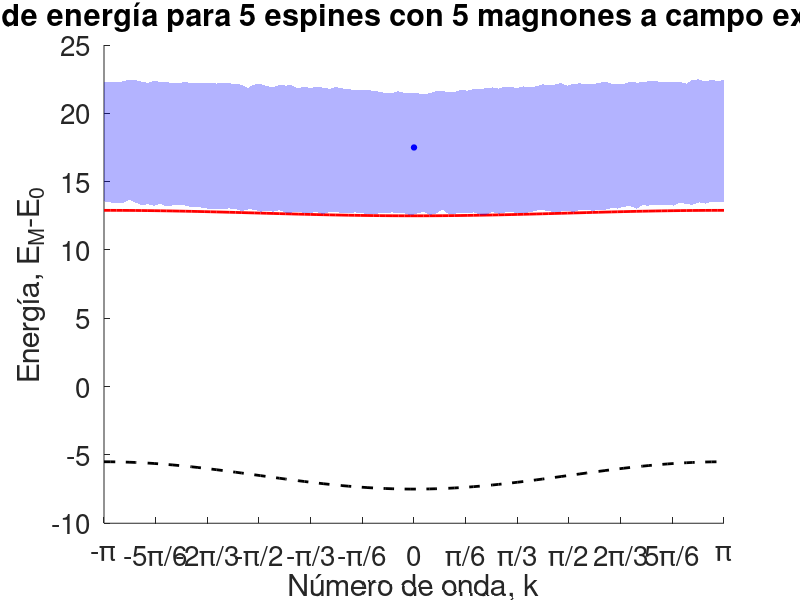

MATLAB code to generate this figure:
%% Script para representar el continuo de M-magnones, el estado ligado 
%% y la dispersión de un solo magnón con campo externo magnético aplicado.
% -------------------------------------------------------------------------
% Este script calcula y grafica el espectro de energía de una cadena de 
% espines bajo un campo magnético externo B, J=hbar=1, incluyendo:
%   1. Dispersión de un solo magnón.
%   2. Estado ligado de M magnones (solución tipo cuerda de Bethe).
%   3. Continuo de energía en límite termodinámico.
%   4. Soluciones de las ecuaciones de Bethe para M=2.
% Estados discretos para cadenas finitas para M>2. 
% -------------------------------------------------------------------------

clear; close all; clc;

%% Parámetros del sistema
N = input('Número de espines (N): ');
M = input('Número de magnones (M): ');
B = input('Intensidad del campo magnético aplicado (B): ');

%% 1. Dispersión de un solo magnón (M>=1)
% -------------------------------------------------------------------------
% Energía de un solo magnón (M=1): E_1 = 1 - cos(k) - B*(N/2 - 1).
% -------------------------------------------------------------------------
Kvec = linspace(-pi, pi, 100); % K ∈ [-π, π]

if M >= 1
    E_1 = 1 - cos(Kvec) - B*(N/2 - 1);
end

%% 2. Estado ligado (M>=2)
% -------------------------------------------------------------------------
% Los estados ligados tienen energía por debajo del continuo.
% Para el modelo XXX, la energía del estado ligado es: 
% E_bound = (1/M)(1 - cos(K)) - B*(N/2 - M).
% -------------------------------------------------------------------------
if M >= 2
    E_bound = (1/M)*(1 - cos(Kvec)) - B*(N/2 - M);
end

%% 3. Continuo de energía para M magnones
% -------------------------------------------------------------------------
% Para M=2, en el límite termodinámico, el continuo va desde:
% E_min = 2(1 - cos(K/2))- B*(N/2 - M), a 
% E_max = 2(1 + cos(K/2))- B*(N/2 - M).
% -------------------------------------------------------------------------
if M==2
    E_min_th = 2 * (1 - cos(Kvec/2)) -B*(N/2 - M);
    E_max_th = 2 * (1 + cos(Kvec/2)) -B*(N/2 - M);

% -------------------------------------------------------------------------
% En el límite termodinámico, el espectro forma un continuo entre energías 
% mínima y máxima, pero no hay una expresión explícita. Se muestrean 
% configuraciones aleatorias de momentos para estimar el continuo si M>2.
% -------------------------------------------------------------------------    
elseif M > 2
    fprintf('Calculando continuo con muestreo aleatorio para M = %d...\n',M);
    N_samples = 5000; % Número de configuraciones aleatorias por K

    E_M_min = zeros(size(Kvec));
    E_M_max = zeros(size(Kvec));
    
    for idx = 1:length(Kvec)
        K = Kvec(idx);
        % Genera M-1 momentos aleatorios (distribución uniforme en [-π, π]).
        rand_momenta = -pi + 2*pi*rand(N_samples, M-1);
         % Calcula el M-ésimo momento para conservar K = sum(k_i).
        k_last = K - sum(rand_momenta, 2);
        % Ajusta k_last al rango [-π, π] (periodicidad).
        k_last = mod(k_last + pi, 2*pi) - pi;
        % Energía total de la configuración (Hamiltoniano XXX con campo B):
        % E = sum_{j=1}^M (1 - cos(k_j)) - B*(N/2 - M).
        E_tot = sum(1 - cos(rand_momenta), 2) + ...
            (1 - cos(k_last)) - B*(N/2 - M);
        % Registra mínimos y máximos para el continuo.
        E_M_min(idx) = min(E_tot);
        E_M_max(idx) = max(E_tot);
    end
end

%% 4. Estados discretos para cadena finita.
% -------------------------------------------------------------------------
% Para cadenas finitas con N espines y M=2, se resuelven las
% ecuaciones de Bethe.
% -------------------------------------------------------------------------
if M == 2
    fprintf('Resolviendo ecuaciones de Bethe para M=2...\n');
    m = 0:(N-1);
    [m1, m2] = meshgrid(m, m);
    idx = m1 < m2;
    m1 = m1(idx);
    m2 = m2(idx);
    total_pairs = length(m1);
    
    K_scatt = zeros(total_pairs, 1);
    E_scatt = zeros(total_pairs, 1);
    valid_solution = false(total_pairs, 1);
    
    max_iter = 200;
    tol = 1e-10;
    
    for p = 1:total_pairs
        % Inicializar momentos
        k0 = [2*pi*m1(p)/N; 2*pi*m2(p)/N];
        
        % Evitar singularidades
        if any(k0 == 0)
            k0(k0 == 0) = 1e-8;
        end
        
        % Función para calcular las soluciones a las ecuaciones de Bethe.
        bethe_residuals = @(k) [
            N*k(1) - 2*pi*m1(p) - 2*acot(0.5*(cot(k(1)/2) - cot(k(2)/2)));
            N*k(2) - 2*pi*m2(p) + 2*acot(0.5*(cot(k(1)/2) - cot(k(2)/2)))
        ];
        
        options = optimset('Display','off', 'TolFun', tol, ...
            'MaxIter', max_iter);
        try
            [ksol, ~, exitflag] = fsolve(bethe_residuals, k0, options);
            if exitflag > 0 && all(isreal(ksol))
                K_total = sum(ksol);
                K_total = mod(K_total + pi, 2*pi) - pi;
                E_total = sum(1 - cos(ksol)) - B*(N/2 - 2);
                
                K_scatt(p) = K_total;
                E_scatt(p) = E_total;
                valid_solution(p) = true;
            end
        catch
            continue;
        end
    end
    
    % Filtrar soluciones válidas
    K_scatt = K_scatt(valid_solution);
    E_scatt = E_scatt(valid_solution);

% -------------------------------------------------------------------------
% Para cadenas finitas con N espines, si M>2, los momentos permitidos son:
% k_n = 2πn/N, donde n = -floor(N/2), ..., ceil(N/2)-1 (periodicidad).
% -------------------------------------------------------------------------
elseif M >= 2
    n_vals = -floor(N/2):(ceil(N/2)-1); % Índices cuánticos
    k_allowed = 2*pi*n_vals/N; % Momentos permitidos
    num_allowed = length(k_allowed);
    combos = nchoosek(1:num_allowed, M);  % Todas las combinaciones de 
                                          % M momentos
    ncomb = size(combos, 1);
    % Manejo computacional: Si hay demasiadas combinaciones, se muestrean:
    max_combos = 1e7; % Umbral para muestreo aleatorio
    if ncomb > max_combos
        fprintf(['El número de combinaciones (%d) es muy alto. ' ...
        'Se muestrearán aleatoriamente 1000000 estados.\n'], ncomb);
        num_samples_finite = min(1000000, ncomb);
        idx_rand = randperm(ncomb, num_samples_finite);
        combos = combos(idx_rand, :);
        ncomb = num_samples_finite;
    end
    % Calcular momentos totales (K) y energías (E) para cada combinación.
    K_finite = zeros(ncomb, 1);
    E_finite = zeros(ncomb, 1);
    for i = 1:ncomb
        k_set = k_allowed(combos(i, :)); % Seleccionar M momentos
        K_tot = sum(k_set); % Momento total
        % Ajustar K_tot al rango [-π, π] (periodicidad)
        K_tot = mod(K_tot + pi, 2*pi) - pi;
        % Calcular energía de la configuración
        E_tot = sum(1 - cos(k_set)) - B*(N/2 - M);
        K_finite(i) = K_tot;
        E_finite(i) = E_tot;
    end
end

%% Graficar resultados
figure; hold on;

% Dispersión de un magnón (línea negra discontinua)
if M >= 1
    plot(Kvec, E_1, 'k--', 'LineWidth', 2);
end

% Estado ligado (curva roja)
if M >= 2
    plot(Kvec, E_bound, 'r-', 'LineWidth', 2);
end

% Continuo de energía (área sombreada en azul)
if M == 2
    fill([Kvec, fliplr(Kvec)], [E_min_th, E_max_th], 'b', ...
        'FaceAlpha', 0.3, 'EdgeColor', 'none');
elseif M > 2
    fill([Kvec, fliplr(Kvec)], [E_M_min, fliplr(E_M_max)], 'b', ...
        'FaceAlpha', 0.3, 'EdgeColor', 'none');
end

% Estados discretos para cadena finita (puntos azules)
if M==2
    plot(K_scatt,E_scatt,'bo','MarkerFaceColor','b','MarkerSize',4);
elseif M >= 2
    plot(K_finite,E_finite,'bo','MarkerFaceColor','b', 'MarkerSize',4);
end

% Configuración del gráfico
xlabel('Número de onda, k', 'FontSize', 22);
ylabel('Energía, E_{M}-E_{0}', 'FontSize', 22);
title(sprintf(['Espectro de energía para %d espines con %d magnones ' ...
    'a campo externo B = %d'], N, M, B), 'FontSize', 24);
grid off;
xlim([-pi, pi]);
xticks(-pi:pi/6:pi); 
xticklabels({'-\pi', '-5\pi/6', '-2\pi/3', '-\pi/2', '-\pi/3', '-\pi/6', ...
    '0', '\pi/6', '\pi/3', '\pi/2', '2\pi/3', '5\pi/6', '\pi'}); 
set(gca, 'FontSize', 20);
hold off;